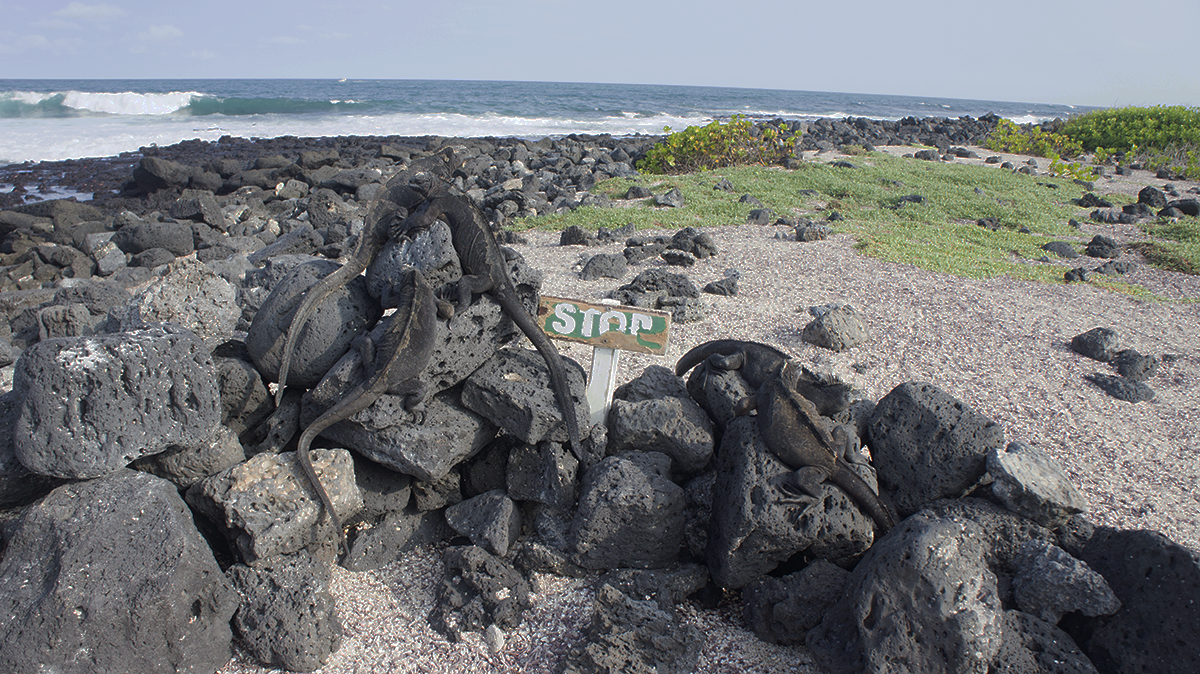
#> input picture exo_img/pillow/input/iguanes.png, 1200 x 674 px
$ jupyter execute --allow-errors 3_2_opencv.ipynb   (shell and % lines are left out)
#> lines starting #> are read from the running program, lines starting #| are printed output that depends on the picture; after the words box and inside, x2 and y2 are one past the last pixel; in counts of white or black regions, pixels touching at a corner belong together
[cell 1]
from __future__ import division, print_function
import numpy as np
import matplotlib.pyplot as plt

plt.rcParams['image.cmap'] = 'gray'
plt.rcParams['image.interpolation'] = 'none'

# OpenCV
Nous vous proposons ici une rapide présentation de OpenCV. Pour plus d'informations sur cette librairie, nous vous renvoyons vers la page principale de la librairie :
http://docs.opencv.org/

Cette section est basée sur les tutoriels proposés par OpenCV :
https://opencv-python-tutroals.readthedocs.io/en/latest/py_tutorials/py_tutorials.html

## 1. Basiques
Les fonctions de `OpenCV` sont incluses dans le module `cv2`. Elles sont directement définis de la version
C++ d'`OpenCV`. Cette librairie n'est donc pas purement programmer en Python et le portage peut parfois poser quelques problèmes.

[cell 2]
import cv2

La fonction `imread` permet de lire une image.

[cell 3]
bgr_img = cv2.imread('exo_img/pillow/input/iguanes.png')
#> bgr_img is the input picture: shape (674, 1200, 3); mean B, G, R 120.3, 117.5, 115.1

Tout comme `skimage`, OpenCV convertit les images directement en tableaux 2D `numpy` ce qui permet de pouvoir utiliser les fonctions offertes par `numpy` et `scipy`, ainsi qu'une meilleure gestion des images.

[cell 4]
type(bgr_img)

[cell 5]
bgr_img.shape
#> Out = (674, 1200, 3)

[cell 6]
bgr_img.dtype, bgr_img.min(), bgr_img.max()

Attention néanmoins car contrairement aux librairies classiques OpenCV lit les images en `B, G, R`

[cell 7]
plt.imshow(bgr_img);

La fonction `imwrite` permet de sauver l'image dans l'un des formats standard.

[cell 8]
_ = cv2.imwrite('exo_img/pillow/input/iguanes-opencv.png', bgr_img)

### Exercice
Convertissez l'image BGR en image RGB.

[cell 9]
b,g,r = cv2.split(bgr_img)
rgb_img = cv2.merge((r,g,b))
plt.imshow(rgb_img);

Il est aussi possible d'utiliser des convertisseurs directement implémentés dans OpenCV :

[cell 10]
rgb_img = cv2.cvtColor(bgr_img, cv2.COLOR_BGR2RGB)
plt.imshow(rgb_img);

[cell 11]
gray_img = cv2.cvtColor(bgr_img, cv2.COLOR_BGR2GRAY)
plt.imshow(gray_img);

## 1.2 Filtres
`OpenCv` propose plusieurs filtres qui peuvent s'appliquer directement aux images.

[cell 12]
median = cv2.medianBlur(gray_img[100:300, 100:300], 5)
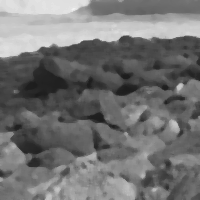
#> median: shape (200, 200); min 27, max 241, mean 114.6
plt.imshow(median);

Il donne également la possibilités de créer ses propres filtres par l'intermédiaire de la fonction `filter2D`.

[cell 13]
kernel = np.ones((5,5),np.float32)/25
dst = cv2.filter2D(gray_img[100:300, 100:300],-1,kernel)
plt.imshow(dst);

Comme nous le verrons avec `skimage`, il est néanmoins préférable d'utiliser la fonction `convolve` fournie par `scipy`. Cette dernière est en effet optimisée pour fonctionner avec des tableaux 2D de `numpy`.

### Exercice
Ajouter du bruit blanc et poivre et sel à une image puis appliquer un filtre bilateral en utilisant `cv2.bilateralFilter`.

[cell 14]
# Ajout du bruit
width, length = gray_img.shape[:2]
#> width = 674; length = 1200

sigma, p = 10, 0.1
noisy = gray_img + sigma * np.random.randn(width, length)

r = np.random.rand(noisy.size) < p
noisy.ravel()[r] = 255 * np.round(np.random.rand(r.sum()))
noisy[noisy < 0] = 0
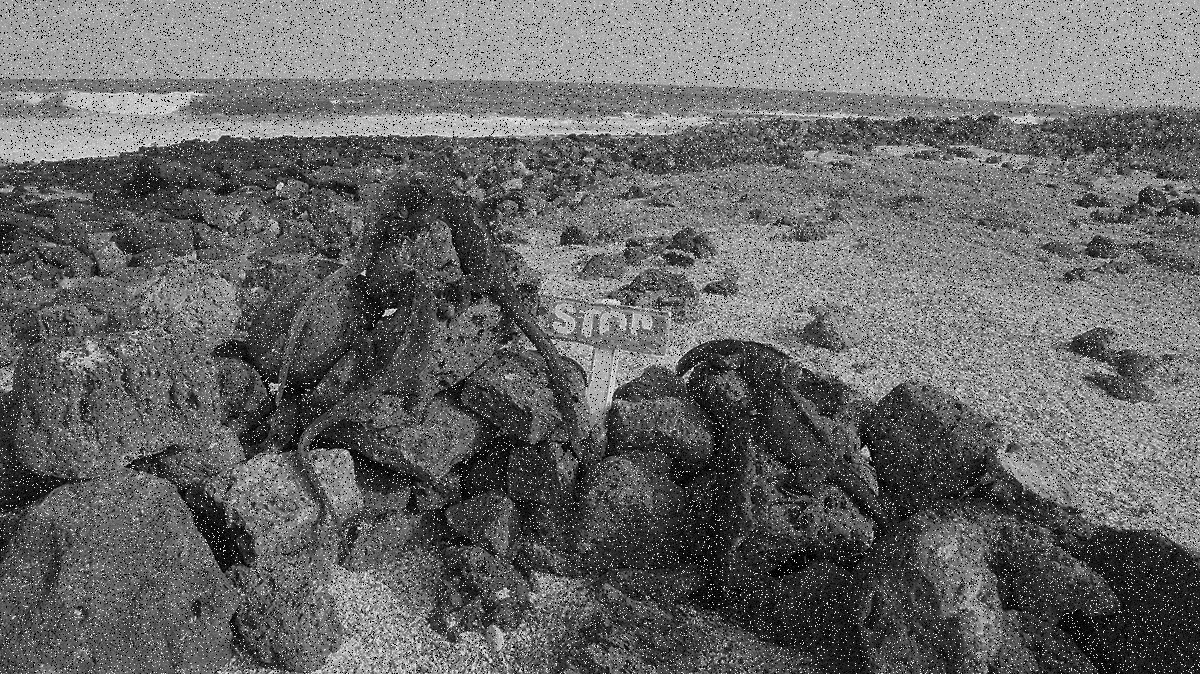
#> noisy: shape (674, 1200) float64; min 0, max 289.7, mean 118.2; drawn with min black and max white
noisy[noisy > 255] = 255
#> noisy: shape (674, 1200) float64; 0.3% of pixels changed, all inside (x1, y1, x2, y2) = (1, 79, 1200, 674)
noisy = np.uint8(noisy)

plt.imshow(noisy[100:300, 100:300]);

[cell 15]
blur = cv2.bilateralFilter(noisy, 18, 75, 75)
plt.imshow(blur[100:300, 100:300]);

## 1.3 Quelques fonctions d'OpenCV
Le but de cette section est de montrer quelques possibilités offertes par OpenCV.
Nous ne présentons ici qu'une toute petite partie de ces possibilités (il y en a évidemment beaucoup d'autres).

Le détecteur de contour Canny :

#> (a cell that did not finish here is left out)

[cell 17]
edges = cv2.Canny(gray_img, 100, 200)
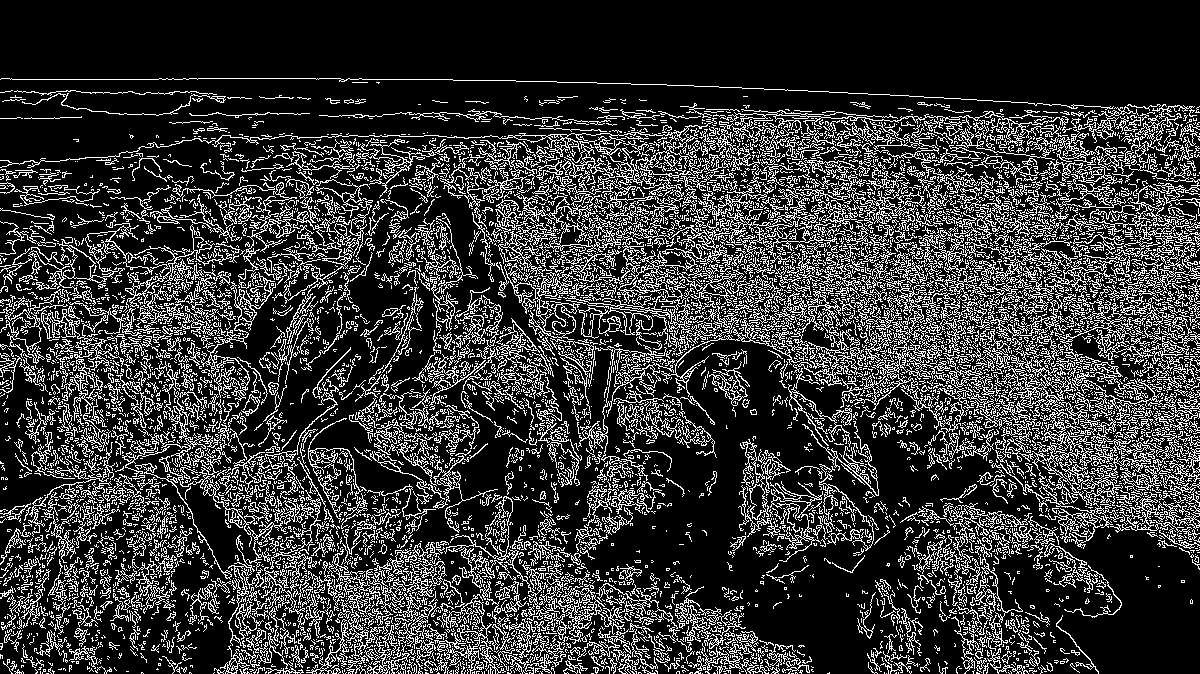
#> edges: shape (674, 1200); 21.3% white in thin lines or dots, all inside (x1, y1, x2, y2) = (0, 78, 1200, 674)
plt.imshow(edges[100:300, 100:300]);
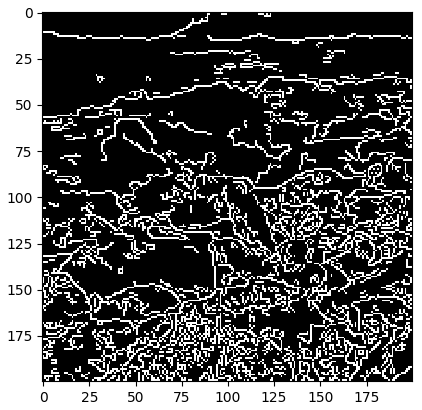
#> figure drawn by matplotlib, 1 panel

La création de pyramide d'échelles:

[cell 18]
lower_reso = cv2.pyrDown(cv2.pyrDown(rgb_img))
plt.imshow(lower_reso[50:150, 50:150]);

[cell 19]
upper_reso = cv2.pyrUp(cv2.pyrUp(lower_reso))
plt.imshow(upper_reso[200:600, 200:600]);
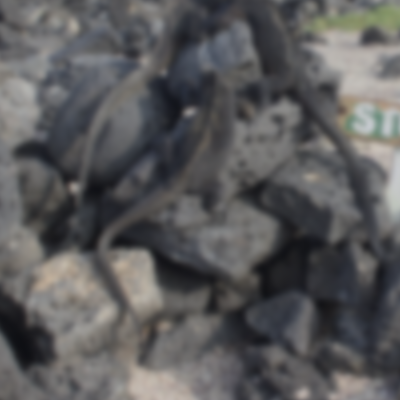
#> shown: shape (400, 400, 3); mean R, G, B 91.5, 91.1, 92.1

Détections des coins de Harris :

[cell 20]
gray = np.float32(gray_img)
dst = cv2.cornerHarris(gray,2,3,0.04)
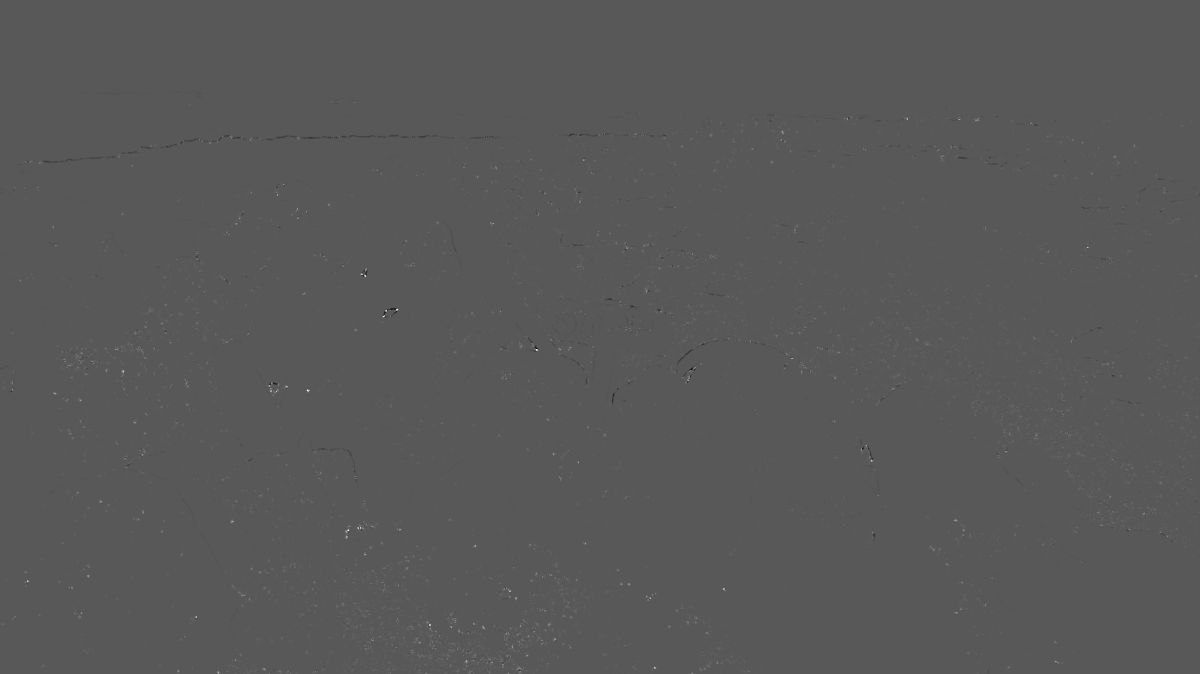
#> dst: shape (674, 1200) float32; min -68561200, max 129596400, mean 218914.6; drawn with min black and max white

gray[dst > 0.01 * dst.max()] = 255
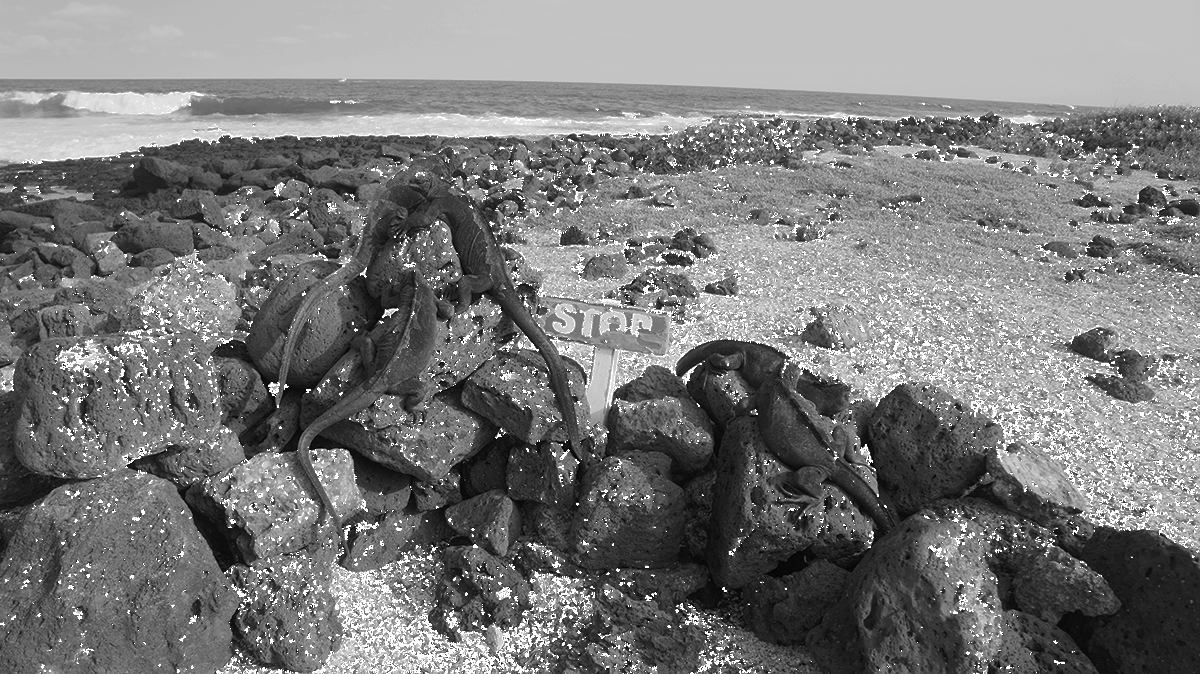
#> gray: shape (674, 1200) float32; min 0, max 255, mean 122.6
plt.figure(figsize=(10,10))
plt.subplot(121)
plt.imshow(gray[200:600, 200:600]);
plt.subplot(122)
plt.imshow((dst > 1000000)[200:600, 200:600]);
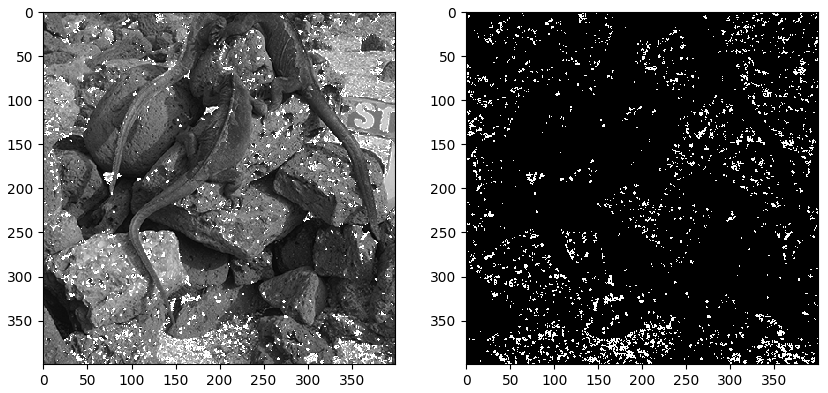
#> figure drawn by matplotlib, 2 panels

$ run again, with exo_img/pillow/input/salta_1.png copied over exo_img/pillow/input/iguanes.png
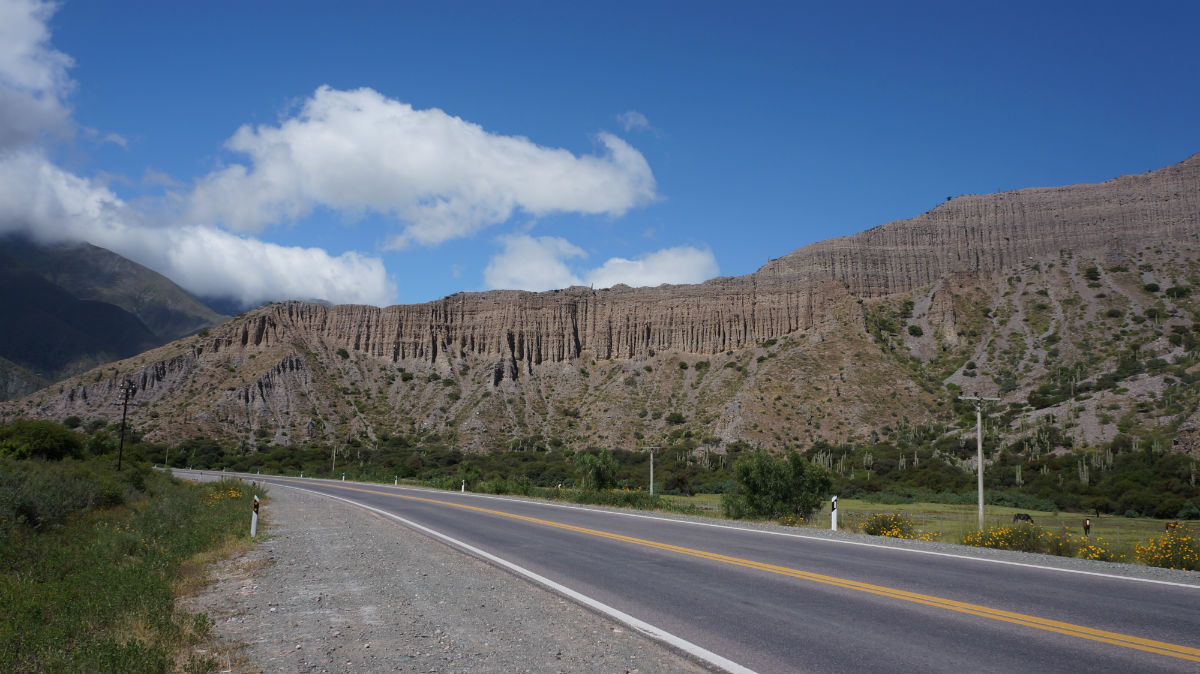
#> input picture exo_img/pillow/input/salta_1.png, 1200 x 674 px
#> bgr_img is the input picture: shape (674, 1200, 3); mean B, G, R 119, 104.2, 91.8
#> `edges = cv2.Canny(gray_img, 100, 200)`:
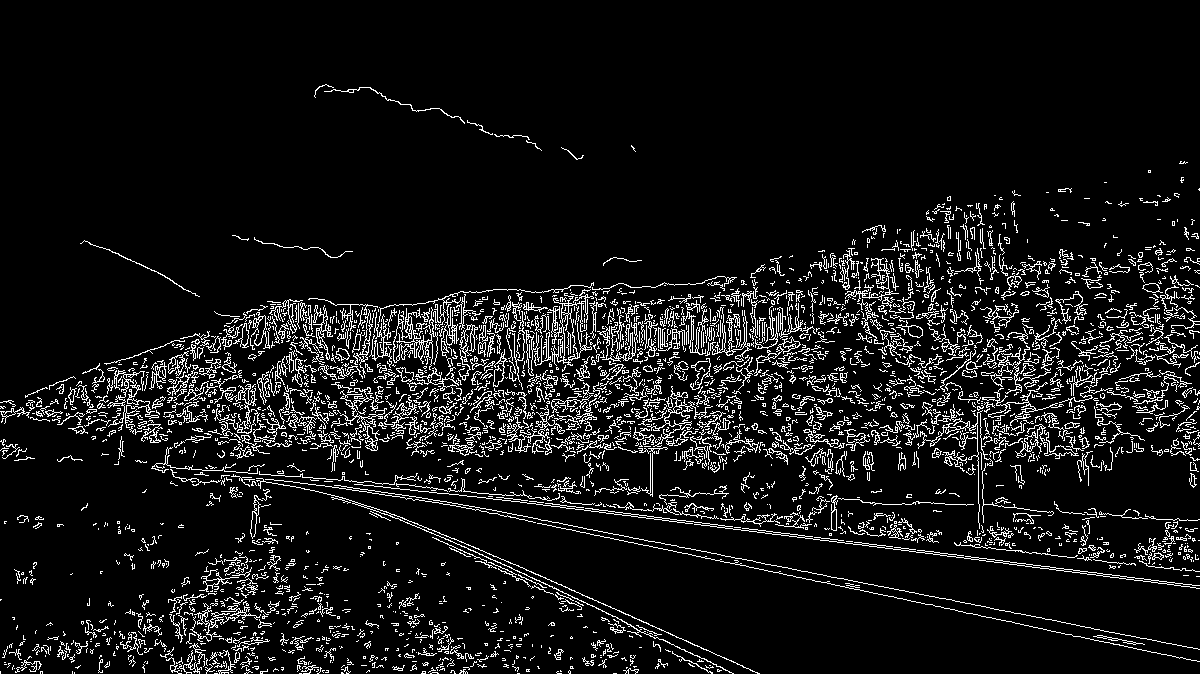
#> edges: shape (674, 1200); 8.2% white in thin lines or dots, all inside (x1, y1, x2, y2) = (0, 84, 1200, 674)
#> `[cell 20] gray = np.float32(gray_img) dst = cv2.cornerHarris(gray,2,3,..`:
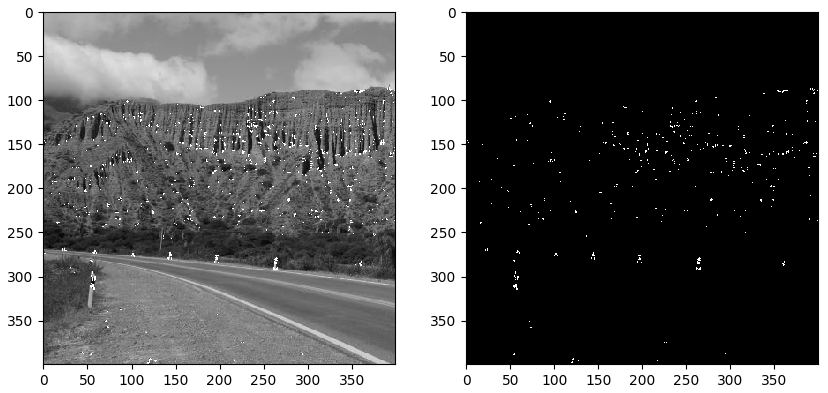
#> figure drawn by matplotlib, 2 panels

$ run again, with exo_img/pillow/input/salta_2.png copied over exo_img/pillow/input/iguanes.png
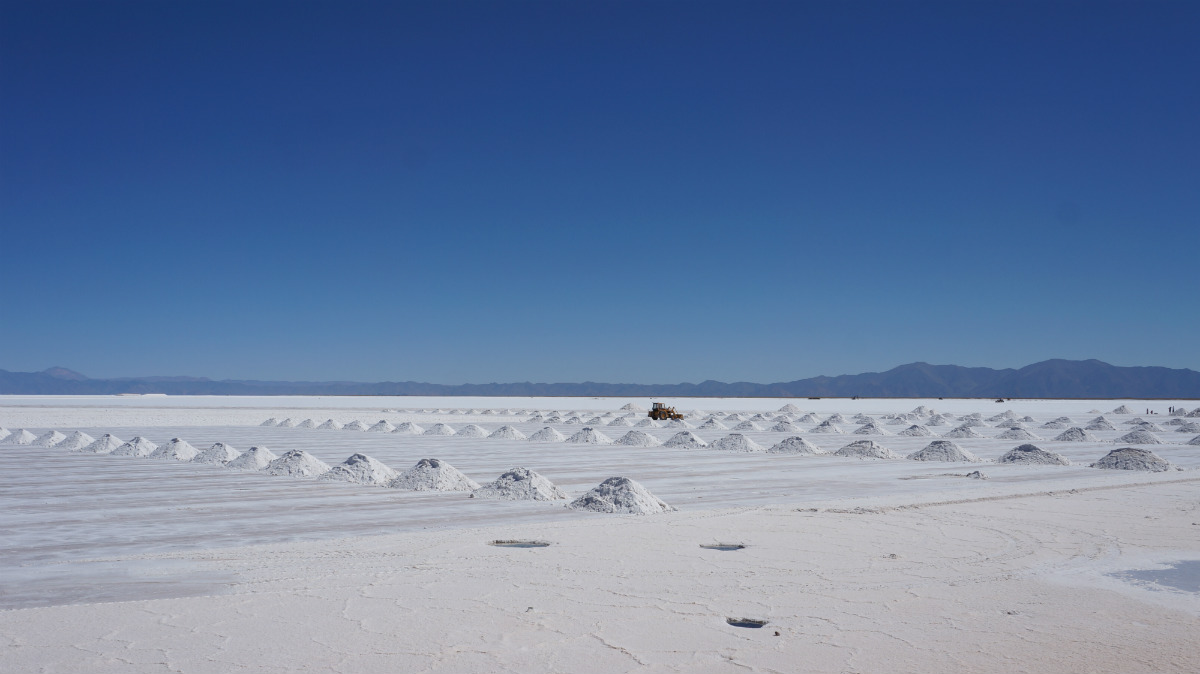
#> input picture exo_img/pillow/input/salta_2.png, 1200 x 674 px
#> bgr_img is the input picture: shape (674, 1200, 3); mean B, G, R 161.7, 127.6, 106.1
#> `edges = cv2.Canny(gray_img, 100, 200)`:
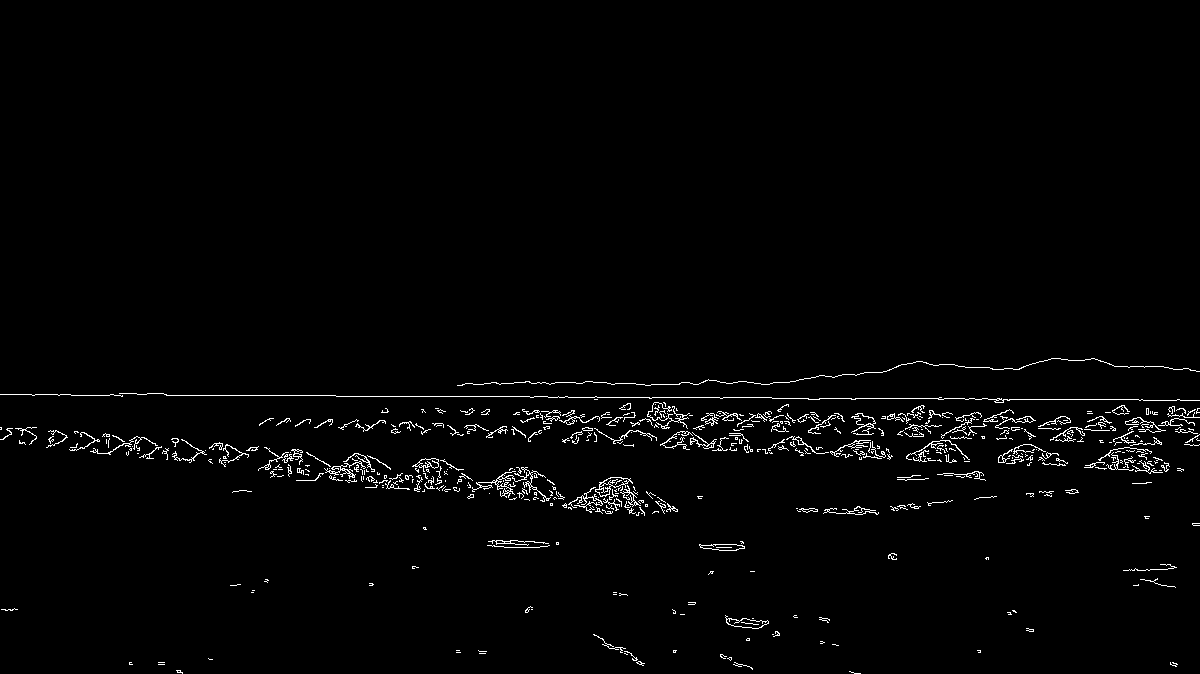
#> edges: shape (674, 1200); 1.7% white in thin lines or dots, all inside (x1, y1, x2, y2) = (0, 358, 1200, 674)
#> `[cell 20] gray = np.float32(gray_img) dst = cv2.cornerHarris(gray,2,3,..`:
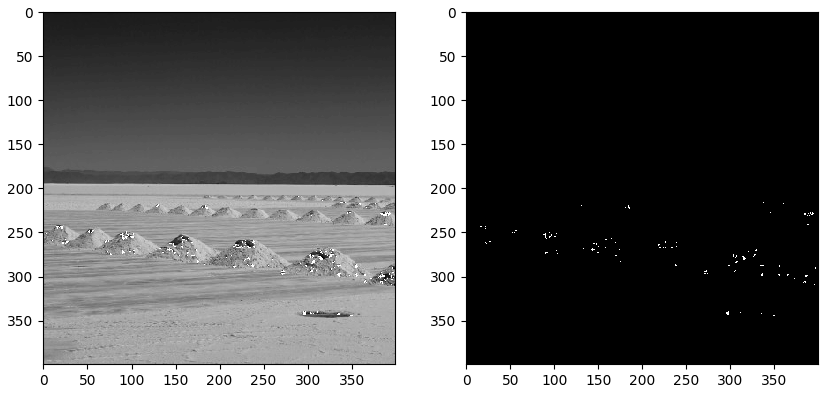
#> figure drawn by matplotlib, 2 panels
